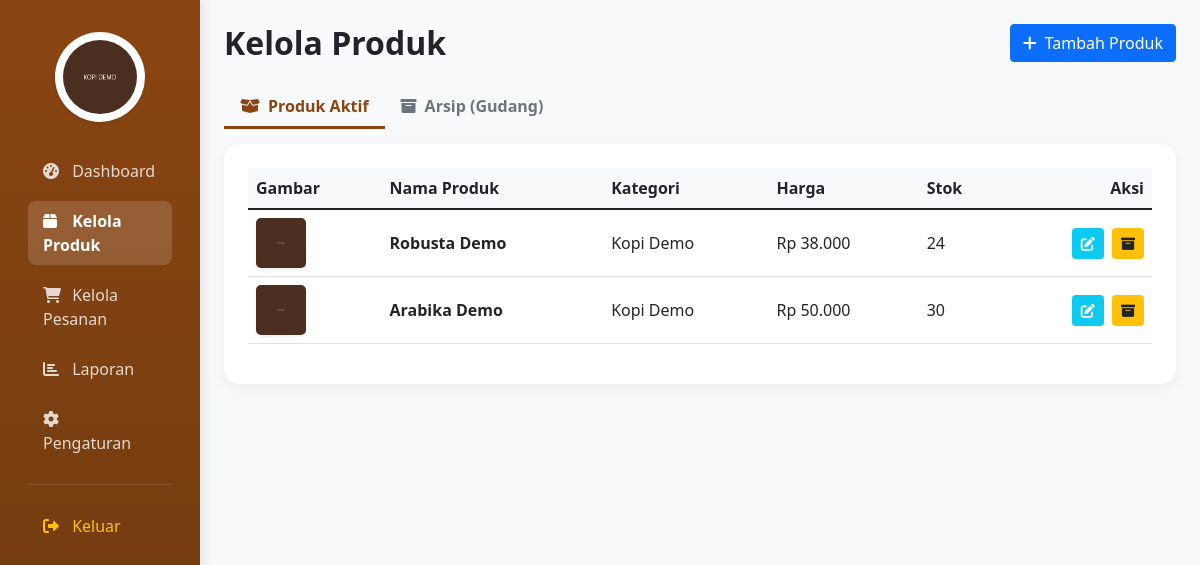
The page /admin/produk.php (signed in) on the database its author committed.
### tables this page shows
CREATE TABLE `produk` (
  `id` int(11) NOT NULL,
  `kategori_id` int(11) DEFAULT NULL,
  `nama_produk` varchar(200) NOT NULL,
  `berat` varchar(10) NOT NULL,
  `deskripsi` text DEFAULT NULL,
  `harga` decimal(10,2) NOT NULL,
  `stok` int(11) NOT NULL,
  `gambar` varchar(255) DEFAULT NULL,
  `is_available` tinyint(1) DEFAULT 1,
  `created_at` timestamp NOT NULL DEFAULT current_timestamp(),
  `is_deleted` tinyint(1) DEFAULT 0
);

CREATE TABLE `kategori` (
  `id` int(11) NOT NULL,
  `nama_kategori` varchar(100) NOT NULL,
  `deskripsi` text DEFAULT NULL,
  `created_at` timestamp NOT NULL DEFAULT current_timestamp()
);

### admin/produk.php (the view, shortened to what this page needs)
<?php
require_once '../includes/config.php';
$status_view = $_GET['status'] ?? 'active';
$is_deleted_val = ($status_view == 'archived') ? 1 : 0;
$stmt = $pdo->prepare("
    SELECT p.*, k.nama_kategori
    FROM produk p
    LEFT JOIN kategori k ON p.kategori_id = k.id
    WHERE p.is_deleted = ?
    ORDER BY p.id DESC
");
$stmt->execute([$is_deleted_val]);
$produk = $stmt->fetchAll(PDO::FETCH_ASSOC);
?>
<!DOCTYPE html>
<html lang="id">
<head>
    <link href="https://cdn.jsdelivr.net/npm/bootstrap@5.1.3/dist/css/bootstrap.min.css" rel="stylesheet">
    <link href="https://cdnjs.cloudflare.com/ajax/libs/font-awesome/6.0.0/css/all.min.css" rel="stylesheet">
</head>
<body>
    <div class="container-fluid">
        <div class="row">
            <?php include 'sidebar.php'; ?>
            <div class="col-md-9 col-lg-10 ms-sm-auto px-4 py-4">
                <div class="d-flex justify-content-between align-items-center mb-4">
                    <h2 class="fw-bold text-dark m-0">Kelola Produk</h2>
                    <button type="button" class="btn btn-primary" data-bs-toggle="modal" data-bs-target="#modalProduk">
                        <i class="fas fa-plus me-2"></i>Tambah Produk
                    </button>
                </div>
                <ul class="nav nav-tabs mb-3 border-bottom-0">
                    <li class="nav-item">
                        <a class="nav-link <?= $status_view == 'active' ? 'active' : '' ?>" href="produk.php?status=active">
                            <i class="fas fa-box-open me-2"></i>Produk Aktif
                        </a>
                    </li>
                    <li class="nav-item">
                        <a class="nav-link <?= $status_view == 'archived' ? 'active' : '' ?>" href="produk.php?status=archived">
                            <i class="fas fa-archive me-2"></i>Arsip (Gudang)
                        </a>
                    </li>
                </ul>
                <div class="card p-4">
                    <div class="table-responsive">
                        <table class="table table-hover align-middle">
                            <thead class="bg-light">
                                <tr>
                                    <th>Gambar</th>
                                    <th>Nama Produk</th>
                                    <th>Kategori</th>
                                    <th>Harga</th>
                                    <th>Stok</th>
                                    <th class="text-end">Aksi</th>
                                </tr>
                            </thead>
                            <tbody>
                                <?php if(count($produk) > 0): ?>
                                    <?php foreach($produk as $p): ?>
                                    <tr class="<?= $status_view == 'archived' ? 'bg-light text-muted' : '' ?>">
                                        <td>
                                            <img src="../assets/images/<?= $p['gambar'] ?>" class="img-thumb shadow-sm" style="<?= $status_view == 'archived' ? 'filter: grayscale(100%);' : '' ?>">
                                        </td>
                                        <td class="fw-bold"><?= htmlspecialchars($p['nama_produk']) ?></td>
                                        <td><?= $p['nama_kategori'] ?></td>
                                        <td>Rp <?= number_format($p['harga'],0,',','.') ?></td>
                                        <td><?= $p['stok'] ?></td>
                                        <td class="text-end">
                                            <?php if($status_view == 'active'): ?>
                                                <a href="produk.php?edit=<?= $p['id'] ?>" class="btn btn-sm btn-info text-white me-1" title="Edit">
                                                    <i class="fas fa-edit"></i>
                                                </a>
                                                <a href="produk.php?hapus=<?= $p['id'] ?>&type=soft" class="btn btn-sm btn-warning text-dark" onclick="return confirm('Arsipkan produk ini? Produk akan hilang dari menu tapi bisa dikembalikan nanti.');" title="Arsipkan">
                                                    <i class="fas fa-archive"></i>
                                                </a>
                                            <?php endif; ?>
                                        </td>
                                    </tr>
                                    <?php endforeach; ?>
                                <?php endif; ?>
                            </tbody>
                        </table>
                    </div>
                </div>
            </div>
        </div>
    </div>
</body>
</html>

### admin/produk.php (style rules this page uses)
:root { --primary-color: #8B4513; }
body { background-color: #f8f9fa; }
.img-thumb { width: 50px; height: 50px; object-fit: cover; border-radius: 5px; }
.card { border: none; border-radius: 15px; box-shadow: 0 5px 15px rgba(0,0,0,0.05); }
.nav-tabs .nav-link { color: #6c757d; font-weight: bold; border: none; }
.nav-tabs .nav-link.active { color: var(--primary-color); border-bottom: 3px solid var(--primary-color); background: none; }

### rows shown on the page
produk: gambar (placeholder picture), nama_produk "Robusta Demo", kategori.nama_kategori "Kopi Demo", harga "38.000", stok "24"
produk: gambar (placeholder picture), nama_produk "Arabika Demo", kategori.nama_kategori "Kopi Demo", harga "50.000", stok "30"
